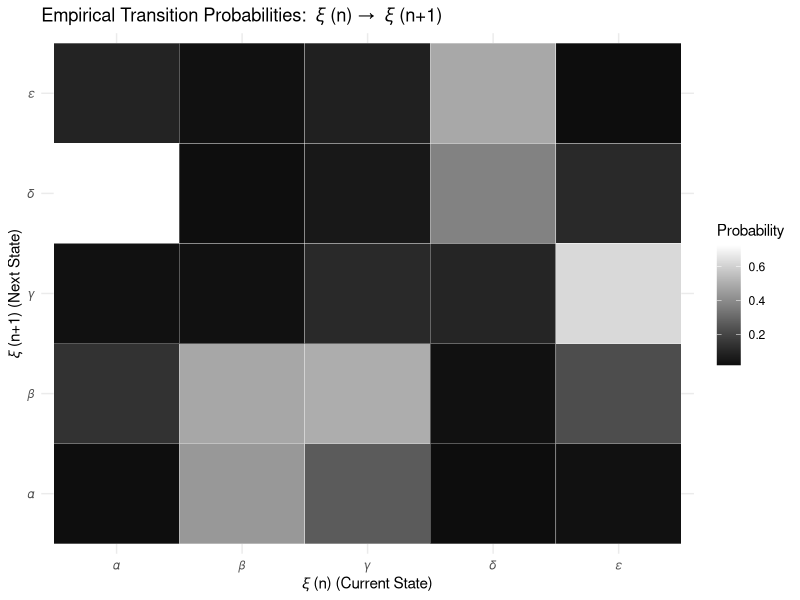
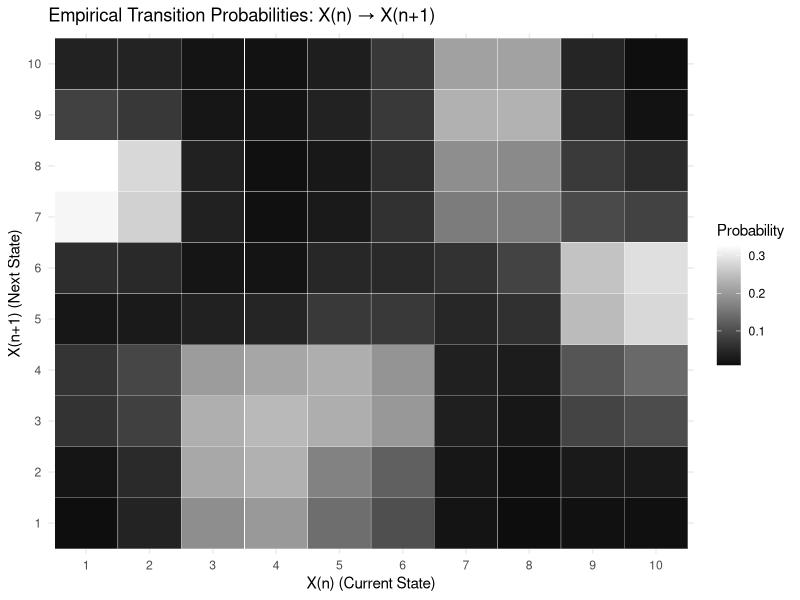
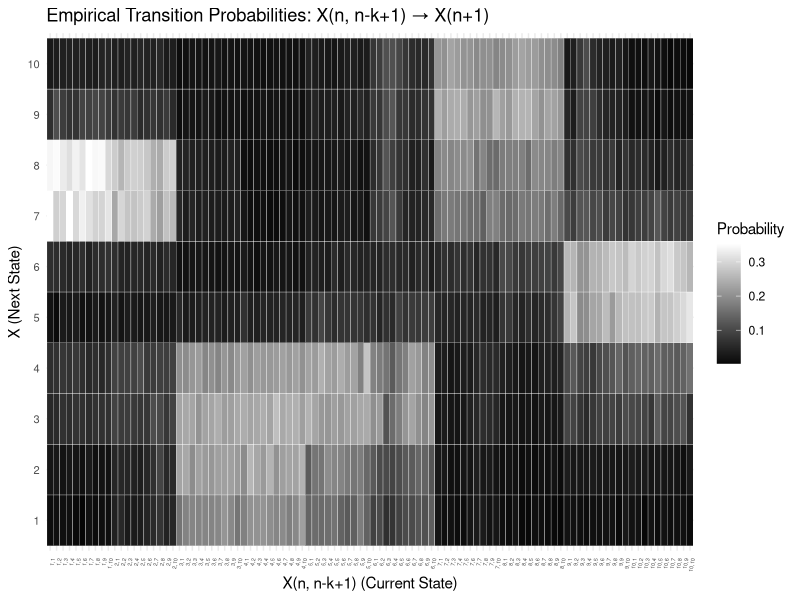
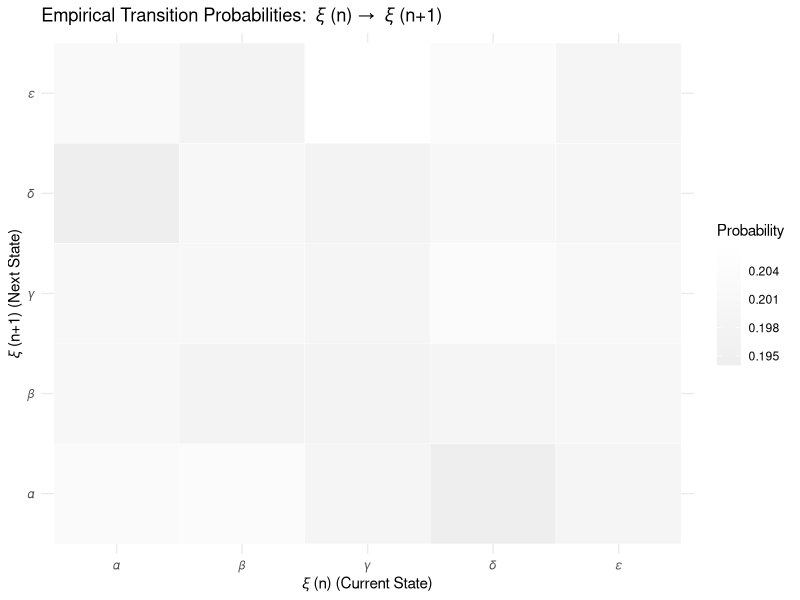
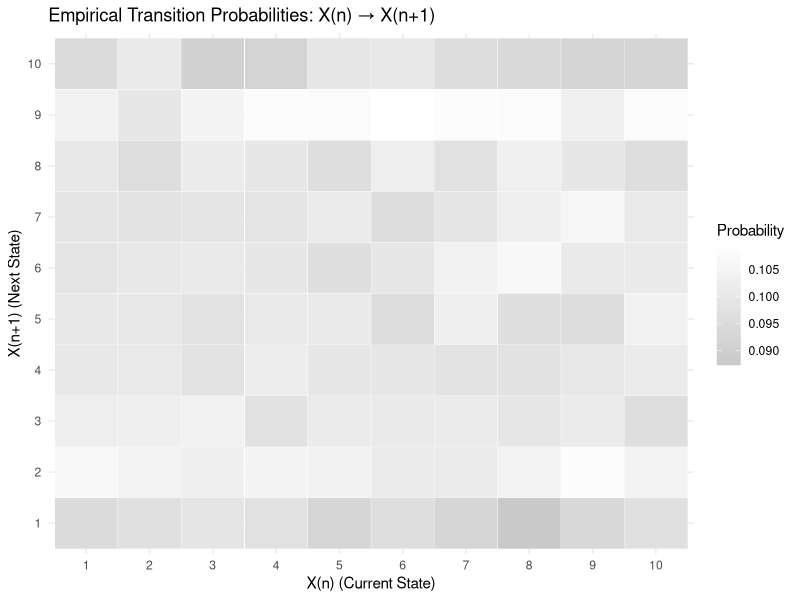
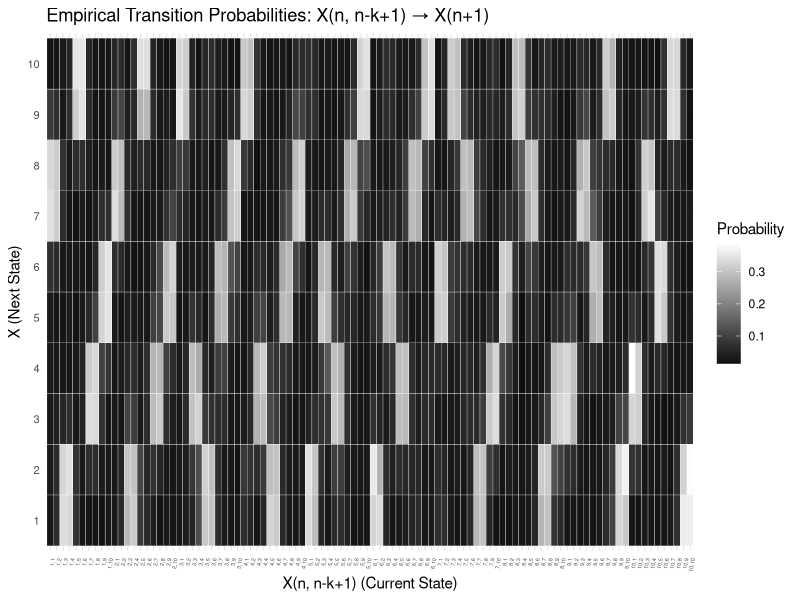
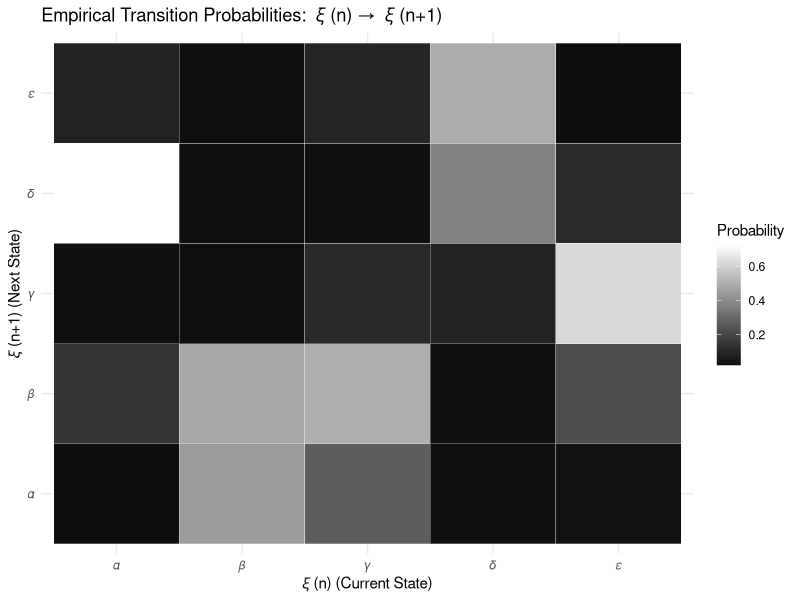
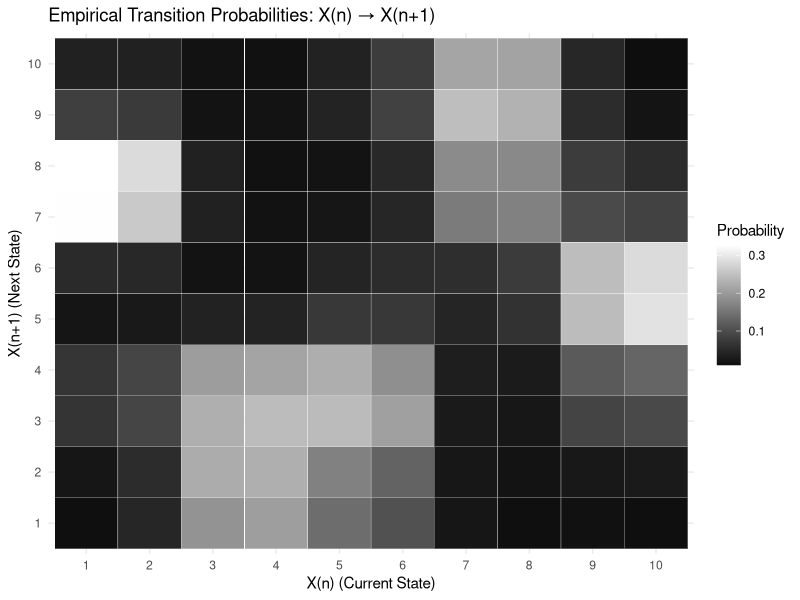

R code for these plots, in order:
## ---- chunk 1
library(ggplot2)
library(reshape2)
library(knitr)
set.seed(0)

statesY <- c("𝛼", "𝛽", "𝛾", "𝛿", "𝜀")
statesX <- 1:10
n <- 100000
k<- 3


# distributions X|Y

distributionX <- function(mean, sd) {
  function() {
  values <- statesX
  probs <- dnorm(values, mean = mean, sd = sd)
  probs <- pmax(probs, 0)  # Ensure no negative probabilities
  sample(values, size = 1, prob = probs)
}
}

distribution_a <- distributionX(1.5, 0.7)
distribution_b <- distributionX(3.5, 0.7)
distribution_c <- distributionX(5.5, 0.7)
distribution_d <- distributionX(7.5, 0.7)
distribution_e <- distributionX(9.5, 0.7)

map <- list(𝛼 = distribution_a, 𝛽 = distribution_b, 𝛾 = distribution_c, 𝛿 = distribution_d, 𝜀 = distribution_e)


#heatmap functions

heatmapY <- function(Y, label = "𝜉") {
# Empirical distribution for Y
Y_counts <- table(factor(Y, levels = statesY))
Y_df <- data.frame(State = names(Y_counts), Count = as.numeric(Y_counts))

# Empirical transition matrix for Y
Y_transitions <- table(
  Y_n = factor(Y[-n], levels = statesY),        # Current state Y(n)
  Y_next = factor(Y[-1], levels = statesY)      # Next state Y(n+1)
)

# Normalize to get probabilities
Y_transition_probs <- prop.table(Y_transitions, 1)

# Convert to long format for ggplot2
Y_transition_df <- as.data.frame(as.table(Y_transition_probs))
colnames(Y_transition_df) <- c("Y_n", "Y_next", "Probability")

# Plot the heatmap for Y(n) to Y(n+1)
ggplot(Y_transition_df, aes(x = Y_n, y = Y_next, fill = Probability)) +
  geom_tile(color = "white") +
  scale_fill_gradient2(low = "gray1", high = "gray100", mid = "gray50", midpoint = max(Y_transition_df$Probability) / 2) +
  theme_minimal() +
  labs(
    title = paste("Empirical Transition Probabilities: ", label, "(n) → ", label, "(n+1)"), # Take 𝜉 as a synonym of Y
    x = paste(label, "(n) (Current State)"),
    y = paste(label, "(n+1) (Next State)"),
    fill = "Probability"
  )
}

heatmapX <- function(X, Y) {
# Empirical distribution for X | Y
X_Y_counts <- table(Y = factor(Y, levels = statesX), X = factor(X, levels = 1:10))
X_Y_df <- as.data.frame(as.table(X_Y_counts))
colnames(X_Y_df) <- c("State_Y", "Value_X", "Count")

# Generate the empirical transition matrix for X
X_transitions <- table(
  X_n = factor(X[-n], levels = 1:10),        # Current state X(n)
  X_next = factor(X[-1], levels = 1:10)     # Next state X(n+1)
)

# Normalize to get probabilities
X_transition_probs <- prop.table(X_transitions, 1)

# Convert to long format for ggplot2
X_transition_df <- as.data.frame(as.table(X_transition_probs))
colnames(X_transition_df) <- c("X_n", "X_next", "Probability")

# Plot the heatmap for X(n) to X(n+1)
ggplot(X_transition_df, aes(x = X_n, y = X_next, fill = Probability)) +
  geom_tile(color = "white") +
  scale_fill_gradient2(low = "gray1", high = "gray100", mid = "gray50", midpoint = max(X_transition_df$Probability) / 2) +
  theme_minimal() +
  labs(
    title = "Empirical Transition Probabilities: X(n) → X(n+1)",
    x = "X(n) (Current State)",
    y = "X(n+1) (Next State)",
    fill = "Probability"
  )
}

heatmapXk <- function(X) {
# Create the current states for X(n, n-k+1)
current_states <- paste(X[-c(1:(k-1), n)], X[-c((n-k-1):n)], sep = ",")  # X(n, n-k+1)
next_states <- X[-c(1:k)]  # X(n+1)

# Create a contingency table (current vs next states)
transitions <- table(
  Current = current_states,
  Next = next_states
)

# Normalize the transition matrix to get transition probabilities
transition_probs <- prop.table(transitions, 1)

# Convert to long format for ggplot2
transition_df <- as.data.frame(as.table(transition_probs))
colnames(transition_df) <- c("Current_State", "Next_State", "Probability")

# Split and reorder Current_State numerically
split_states <- do.call(rbind, strsplit(as.character(transition_df$Current_State), ","))  # Split "X,Y" into columns
numeric_order <- order(as.numeric(split_states[, 1]), as.numeric(split_states[, 2]))  # Sort by both components
ordered_states <- unique(transition_df$Current_State)[numeric_order]  # Apply the sorted order

# Reassign factor levels in the correct order
transition_df$Current_State <- factor(transition_df$Current_State, levels = ordered_states)

# Explicitly set the factor levels for Next_State (assuming 1:10 as you mentioned)
transition_df$Next_State <- factor(transition_df$Next_State, levels = 1:10)  # 1:10 for y-axis

# Plot the heatmap
ggplot(transition_df, aes(x = Current_State, y = Next_State, fill = Probability)) +
  geom_tile(color = "white") +
  scale_fill_gradient2(low = "gray1", high = "gray100", mid = "gray50", midpoint = max(transition_df$Probability) / 2) +
  theme_minimal() +
  theme(
    axis.text.x = element_text(angle = 80, hjust = 1, size = 4),  # Rotate x-axis labels for better readability
    axis.text.y = element_text(size = 8)  # Adjust y-axis font size if needed
  ) +
  labs(
    title = "Empirical Transition Probabilities: X(n, n-k+1) → X(n+1)",
    x = "X(n, n-k+1) (Current State)",
    y = "X (Next State)",
    fill = "Probability"
  )
}


# markovianity tests

markovtest <- function(X) {
# First-order transition matrix for X
X_transitions_first_order <- table(
  X_n = factor(X[-n], levels = statesX),  # Current state X(n)
  X_next = factor(X[-1], levels = statesX)  # Next state X(n+1)
)
X_transition_probs_first_order <- prop.table(X_transitions_first_order, 1)

# For k-order, we need to shift the indices correctly
X_transitions_k_order <- table(
  X_n1 = factor(X[1:(n-k)], levels = statesX),    # Current state X(n-k)
  X_n3 = factor(X[k:(n-1)], levels = statesX),    # Previous state X(n-1)
  X_next = factor(X[(k+1):n], levels = statesX)  # Next state X(n)
)

# Normalize to get transition probabilities
X_transition_probs_k_order <- prop.table(X_transitions_k_order, c(1, 2))

# Log-likelihood for first-order transition matrix
log_likelihood_first_order <- sum(log(X_transition_probs_first_order[cbind(as.numeric(X[-n]), as.numeric(X[-1]))]))

# Log-likelihood for k-order transition matrix
log_likelihood_k_order <- sum(log(X_transition_probs_k_order[cbind(
  as.numeric(X[1:(n-k)]),    # X(n-k)
  as.numeric(X[k:(n-1)]),    # X(n-1)
  as.numeric(X[(k+1):n])     # X(n+1)
)]))

# AIC and BIC for the first-order model
n_params_first_order <- length(unique(X)) * length(unique(X))  # Number of parameters in first-order transition matrix
AIC_first_order <- 2 * n_params_first_order - 2 * log_likelihood_first_order
BIC_first_order <- log(n) * n_params_first_order - 2 * log_likelihood_first_order

# AIC and BIC for the k-order model
n_params_k_order <- length(unique(X))^2  # Number of parameters in k-order transition matrix
AIC_k_order <- 2 * n_params_k_order - 2 * log_likelihood_k_order
BIC_k_order <- log(n) * n_params_k_order - 2 * log_likelihood_k_order

# Return all results as a list
  return(list(
    AIC_first_order = AIC_first_order,
    AIC_k_order = AIC_k_order,
    BIC_first_order = BIC_first_order,
    BIC_k_order = BIC_k_order))
}
## ---- chunk 2
# Transition matrix Py1 for Y1
Py1 <- matrix(c(
  0.02, 0.14, 0.03, 0.72, 0.09,  # From 'a'
  0.44, 0.48, 0.03, 0.02, 0.03,  # From 'b'
  0.26, 0.5, 0.11, 0.05, 0.08,  # From 'c'
  0.02, 0.03, 0.09, 0.37, 0.49,  # From 'd'
  0.03, 0.22, 0.62, 0.11, 0.02   # From 'e'
), nrow = 5, byrow = TRUE)

# Initial random state distribution
Y1 <- character(n)
Y1[1] <- sample(statesY, size = 1)

# Simulate the Markov chain
for (i in 2:n) {
  current_state <- which(statesY == Y1[i - 1])
  Y1[i] <- sample(statesY, size = 1, prob = Py1[current_state, ])
}

# Generate X1 based on Y1
X1 <- integer(n)
for (i in 1:n) {
  X1[i] <- map[[Y1[i]]]()
}

# Visualizing Transition Heatmaps
heatmapY(Y1)
heatmapX(X1, Y1)
heatmapXk(X1)
markovtest(X1)
## ---- chunk 3
# Define transition probabilities for the new Markov chain Y2 using named elements
Py2 <- list(
  "𝛼_𝛼" = c(0.05, 0.05, 0.05, 0.8, 0.05),
  "𝛼_𝛽" = c(0.05, 0.05, 0.05, 0.05, 0.8),
  "𝛼_𝛾" = c(0.8, 0.05, 0.05, 0.05, 0.05),
  "𝛼_𝛿" = c(0.05, 0.05, 0.8, 0.05, 0.05),
  "𝛼_𝜀" = c(0.05, 0.8, 0.05, 0.05, 0.05),
  
  "𝛽_𝛼" = c(0.8, 0.05, 0.05, 0.05, 0.05),
  "𝛽_𝛽" = c(0.05, 0.8, 0.05, 0.05, 0.05),
  "𝛽_𝛾" = c(0.05, 0.05, 0.8, 0.05, 0.05),
  "𝛽_𝛿" = c(0.05, 0.05, 0.05, 0.05, 0.8),
  "𝛽_𝜀" = c(0.05, 0.05, 0.05, 0.8, 0.05),
  
  "𝛾_𝛼" = c(0.05, 0.05, 0.05, 0.05, 0.8),
  "𝛾_𝛽" = c(0.8, 0.05, 0.05, 0.05, 0.05),
  "𝛾_𝛾" = c(0.05, 0.8, 0.05, 0.05, 0.05),
  "𝛾_𝛿" = c(0.05, 0.05, 0.05, 0.8, 0.05),
  "𝛾_𝜀" = c(0.05, 0.05, 0.8, 0.05, 0.05),
  
  "𝛿_𝛼" = c(0.05, 0.8, 0.05, 0.05, 0.05),
  "𝛿_𝛽" = c(0.05, 0.05, 0.8, 0.05, 0.05),
  "𝛿_𝛾" = c(0.05, 0.05, 0.05, 0.8, 0.05),
  "𝛿_𝛿" = c(0.8, 0.05, 0.05, 0.05, 0.05),
  "𝛿_𝜀" = c(0.05, 0.05, 0.05, 0.05, 0.8),
  
  "𝜀_𝛼" = c(0.05, 0.05, 0.8, 0.05, 0.05),
  "𝜀_𝛽" = c(0.05, 0.05, 0.05, 0.8, 0.05),
  "𝜀_𝛾" = c(0.05, 0.05, 0.05, 0.05, 0.8),
  "𝜀_𝛿" = c(0.05, 0.8, 0.05, 0.05, 0.05),
  "𝜀_𝜀" = c(0.8, 0.05, 0.05, 0.05, 0.05)
)


# Initialize Y2 sequence with random starting states
Y2 <- character(n)
for(i in 1:k){
  Y2[i] <- sample(statesY, size = 1)
}

# Simulate the Markov chain using the defined transition rules
for (i in (k+1):n) {
  # Get the last k states (Y2[i-k], ..., Y2[i-1])
  prev_states <- Y2[(i-k):(i-1)]  # This is a vector of length k
  
  # We need to lookup the rule for the transition based on Y2[i-k] and Y2[i-1]
  transition_key <- paste(prev_states[1], prev_states[k], sep = "_")
  
  # Get the transition probabilities based on the key
  transition_probs <- Py2[[transition_key]]
  
  # Sample the next state based on the transition probabilities
  next_state <- sample(statesY, size = 1, prob = transition_probs)
  
  # Update Y2 with the new state
  Y2[i] <- next_state
}

# Generate X2 based on Y2
X2 <- integer(n)
for (i in 1:n) {
  X2[i] <- map[[Y2[i]]]()
}

# Visualizing Transition Heatmaps
heatmapY(Y2)
heatmapX(X2, Y2)
heatmapXk(X2)
markovtest(X2)
## ---- chunk 4
# Define transition probabilities for the new Markov chain Y3 using named elements
Py3 <- list(
  "𝛼_𝛼" = c(0.025, 0.9, 0.025, 0.025, 0.025),
  "𝛼_𝛽" = c(0.9, 0.025, 0.025, 0.025, 0.025),
  "𝛼_𝛾" = c(0.9, 0.025, 0.025, 0.025, 0.025),
  "𝛼_𝛿" = c(0.025, 0.025, 0.025, 0.025, 0.9),
  "𝛼_𝜀" = c(0.025, 0.9, 0.025, 0.025, 0.025),
  
  "𝛽_𝛼" = c(0.025, 0.025, 0.025, 0.9, 0.025),
  "𝛽_𝛽" = c(0.9, 0.025, 0.025, 0.025, 0.025),
  "𝛽_𝛾" = c(0.025, 0.025, 0.9, 0.025, 0.025),
  "𝛽_𝛿" = c(0.025, 0.025, 0.025, 0.9, 0.025),
  "𝛽_𝜀" = c(0.025, 0.025, 0.9, 0.025, 0.025),
  
  "𝛾_𝛼" = c(0.025, 0.025, 0.025, 0.025, 0.9),
  "𝛾_𝛽" = c(0.9, 0.025, 0.025, 0.025, 0.025),
  "𝛾_𝛾" = c(0.025, 0.025, 0.025, 0.025, 0.9),
  "𝛾_𝛿" = c(0.025, 0.025, 0.025, 0.025, 0.9),
  "𝛾_𝜀" = c(0.025, 0.025, 0.9, 0.025, 0.025),
  
  "𝛿_𝛼" = c(0.025, 0.025, 0.025, 0.9, 0.025),
  "𝛿_𝛽" = c(0.025, 0.9, 0.025, 0.025, 0.025),
  "𝛿_𝛾" = c(0.025, 0.9, 0.025, 0.025, 0.025),
  "𝛿_𝛿" = c(0.025, 0.025, 0.9, 0.025, 0.025),
  "𝛿_𝜀" = c(0.025, 0.025, 0.9, 0.025, 0.025),
  
  "𝜀_𝛼" = c(0.025, 0.025, 0.025, 0.9, 0.025),
  "𝜀_𝛽" = c(0.025, 0.9, 0.025, 0.025, 0.025),
  "𝜀_𝛾" = c(0.9, 0.025, 0.025, 0.025, 0.025),
  "𝜀_𝛿" = c(0.025, 0.025, 0.025, 0.025, 0.9),
  "𝜀_𝜀" = c(0.025, 0.025, 0.025, 0.9, 0.025)
)


# Initialize Y3 sequence with random starting states
Y3 <- character(n)
for(i in 1:k){
  Y3[i] <- sample(statesY, size = 1)
}

# Simulate the Markov chain using the defined transition rules
for (i in (k+1):n) {
  # Get the last k states (Y3[i-k], ..., Y3[i-1])
  prev_states <- Y3[(i-k):(i-1)]  # This is a vector of length k
  
  # We need to lookup the rule for the transition based on Y3[i-k] and Y3[i-1]
  transition_key <- paste(prev_states[1], prev_states[k], sep = "_")
  
  # Get the transition probabilities based on the key
  transition_probs <- Py3[[transition_key]]
  
  # Sample the next state based on the transition probabilities
  next_state <- sample(statesY, size = 1, prob = transition_probs)
  
  # Update Y3 with the new state
  Y3[i] <- next_state
}

# Generate X3 based on Y3
X3 <- integer(n)
for (i in 1:n) {
  X3[i] <- map[[Y3[i]]]()
}

# Visualizing Transition Heatmaps
heatmapY(Y3)
heatmapX(X3, Y3)
heatmapXk(X3)
markovtest(X3)
## ---- chunk 5
# Creating Eta
eta <- c(n)
eta[1] = sample(statesY, 1)

# Creating X 
X4 <- c(n)
X4[1] = map[[eta[1]]]()

# Creating W
W <- matrix(ncol = 10, nrow = n-1)

# Generating W(n-1), Eta(n), X(n) for every n
for(i in 1:(n-1)) {
  for (j in 1:10) {
    favored <- statesY[(j - 1) %% length(statesY) + 1]
    probabilities <- ifelse(statesY == favored, 0.6, 0.1)
    W[i,j] = sample(statesY, size = 1, replace = TRUE, prob = probabilities)
  }
  eta[i+1] = W[i, X4[i]]
  X4[i+1] = map[[eta[i+1]]]()
}

# Visualizing Transition Heatmaps
heatmapY(eta, "𝜂")
heatmapX(X4, eta)
## ---- chunk 6
# Alternating Eta and X
statesTh <- c(statesY, statesX)
Th <- character(n)
for(i in 1:n) {
  if(i %% 2 == 1) {
    Th[i] <- eta[(i+1)/2]
  } else {
    Th[i] <- X4[i/2]
  }
}

# Empirical distribution for Theta
Th_counts <- table(factor(Th, levels = statesTh))
Th_df <- data.frame(State = names(Th_counts), Count = as.numeric(Th_counts))

# Empirical transition matrix for Theta
Th_transitions <- table(
  Th_n = factor(Th[-n], levels = statesTh),        # Current state Th(n)
  Th_next = factor(Th[-1], levels = statesTh)      # Next state Th(n+1)
)

# Normalize to get probabilities
Th_transition_probs <- prop.table(Th_transitions, 1)

# Convert to long format for ggplot2
Th_transition_df <- as.data.frame(as.table(Th_transition_probs))
colnames(Th_transition_df) <- c("Th_n", "Th_next", "Probability")

# Plot the heatmap for Th(n) to Th(n+1)
ggplot(Th_transition_df, aes(x = Th_n, y = Th_next, fill = Probability)) +
  geom_tile(color = "white") +
  scale_fill_gradient2(low = "gray1", high = "gray100", mid = "gray50", midpoint = max(Th_transition_df$Probability) / 2) +
  theme_minimal() +
  labs(
    title = "Empirical Transition Probabilities: 𝜗(n) → 𝜗(n+1)",
    x = "𝜗(n) (Current State)",
    y = "𝜗(n+1) (Next State)",
    fill = "Probability"
  )
